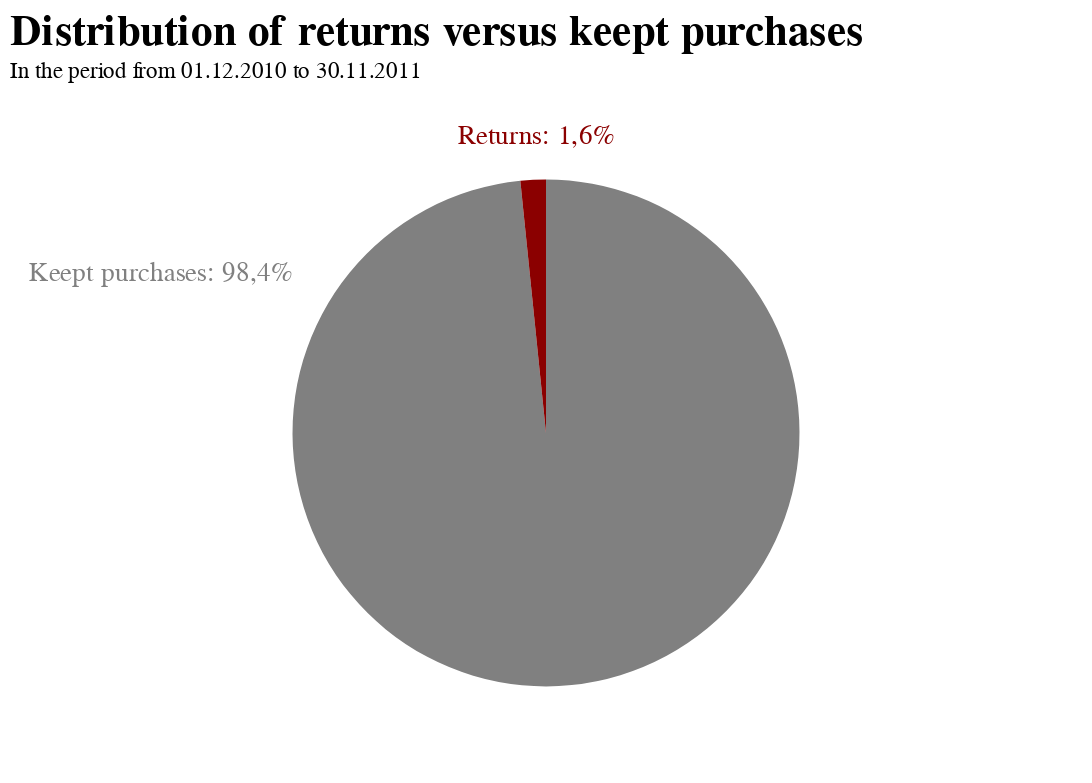

The code cell stored with this chart in its notebook:
### Code cell
chart = alt.Chart(data).encode(
    theta=alt.Theta("Count:Q"), 
    color=alt.condition(
        alt.FieldOneOfPredicate("Category", ["Returns"]),
        alt.value("darkred"),     
        alt.value("grey")     
    )
).properties(
    title={"text":["Distribution of returns versus keept purchases"], "subtitle":["In the period from 01.12.2010 to 30.11.2011"]},
    width=550,
    height=350
)

pie = chart.mark_arc(outerRadius=130)
#text = chart.mark_text(radius=130, size=12).encode(text="Country:N")

text_returns = alt.Chart().mark_text(
    align="left",
    baseline="bottom",
    fontSize=14,
    fontWeight=400,
    color="darkred"
).encode(
    x=alt.value(230),  # pixels from left
    y=alt.value(30),  # pixels from top
    text=alt.value("Returns: 1,6%")
)

text_purchases = alt.Chart().mark_text(
    align="left",
    baseline="bottom",
    fontSize=14,
    fontWeight=400,
    color="grey"
).encode(
    x=alt.value(10),  # pixels from left
    y=alt.value(100),  # pixels from top
    text=alt.value("Keept purchases: 98,4%")
)




alt.layer(pie, text_returns, text_purchases).configure_view(
    strokeWidth=0
).configure_title(
    fontSize=22,
    font="Arial",
    color="black",
    anchor="start"
).configure_axis(
    labelFont="Arial",
    titleFont="Arial",
    labelFontSize=14,
    titleFontSize=16
)

### Figure 1 — Vega-Lite specification as saved in the notebook (floating-point values rounded to 4 significant figures)
{"config": {"view": {"continuousWidth": 400, "continuousHeight": 300, "strokeWidth": 0}, "axis": {"labelFont": "Arial", "labelFontSize": 14, "titleFont": "Arial", "titleFontSize": 16}, "title": {"anchor": "start", "color": "black", "font": "Arial", "fontSize": 22}}, "layer": [{"data": {"name": "data-145f72bb5c3dee592c1df7b94b0fc2e5"}, "mark": {"type": "arc", "outerRadius": 130}, "encoding": {"color": {"condition": {"value": "darkred", "test": {"field": "Category", "oneOf": ["Returns"]}}, "value": "grey"}, "theta": {"field": "Count", "type": "quantitative"}}, "height": 350, "title": {"text": ["Distribution of returns versus keept purchases"], "subtitle": ["In the period from 01.12.2010 to 30.11.2011"]}, "width": 550}, {"data": {"name": "empty"}, "mark": {"type": "text", "align": "left", "baseline": "bottom", "color": "darkred", "fontSize": 14, "fontWeight": 400}, "encoding": {"text": {"value": "Returns: 1,6%"}, "x": {"value": 230}, "y": {"value": 30}}}, {"data": {"name": "empty"}, "mark": {"type": "text", "align": "left", "baseline": "bottom", "color": "grey", "fontSize": 14, "fontWeight": 400}, "encoding": {"text": {"value": "Keept purchases: 98,4%"}, "x": {"value": 10}, "y": {"value": 100}}}], "$schema": "https://vega.github.io/schema/vega-lite/v4.17.0.json", "datasets": {"data-145f72bb5c3dee592c1df7b94b0fc2e5": [{"Category": "Purchases", "Count": 530407}, {"Category": "Returns", "Count": 8706}], "empty": [{}]}}
